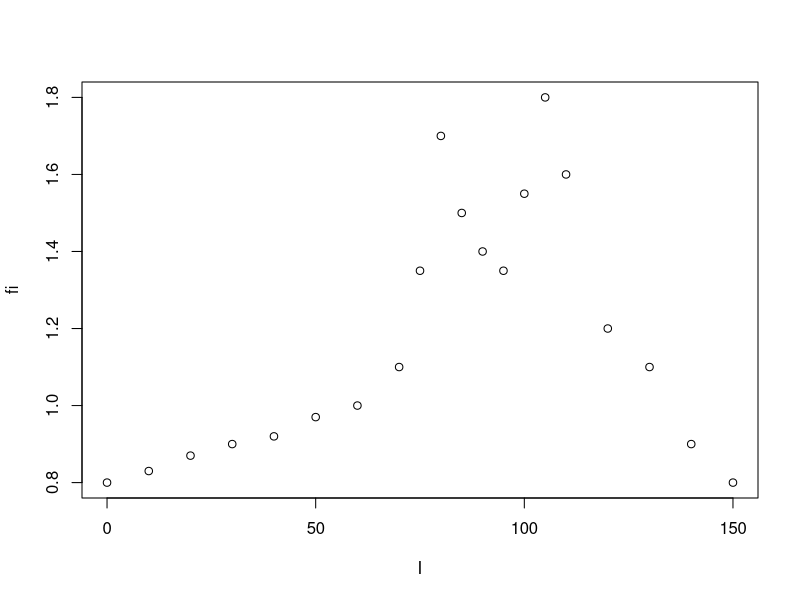

Reproduce this figure in R.
#Add enhancement factor for inclination
#vector of inclinations
I<-c(0,10,20,30,40,50,60,70,75,80,85,90,95,100,105,110,120,130,140,150)

#vector of flux enhancement factors
fi<-c(0.8,0.83,0.87,0.9,0.92,0.97,1,1.1,1.35,1.7,1.5,1.4,1.35,1.55,1.8,1.6,1.2,1.1,0.9,0.8)

plot(I,fi)

Fi<-approxfun(I,fi)
